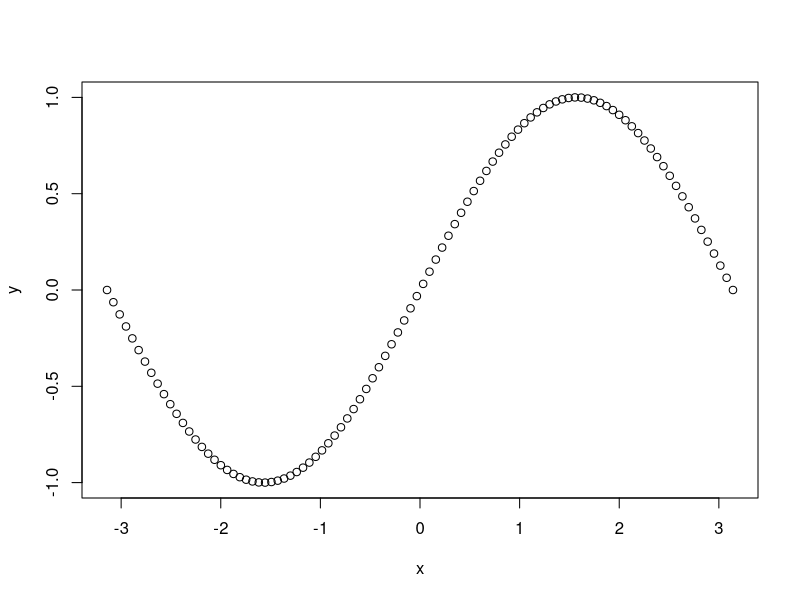
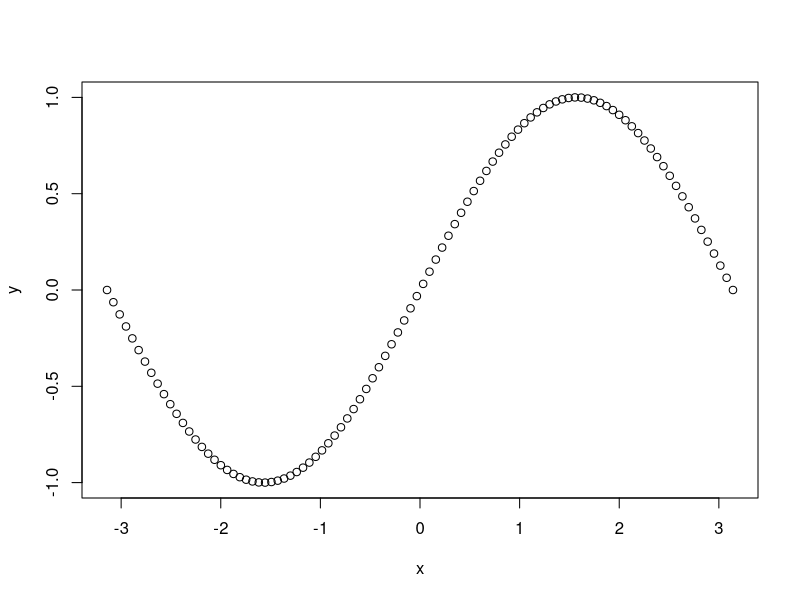
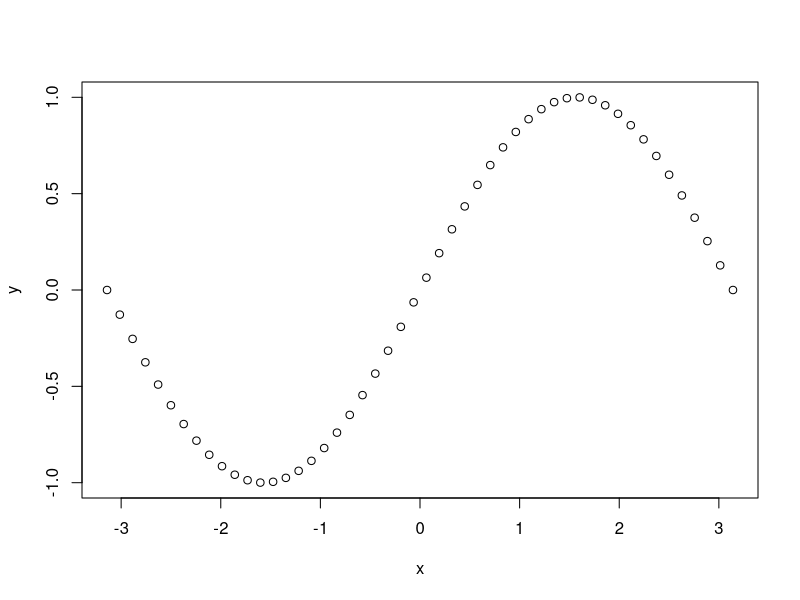
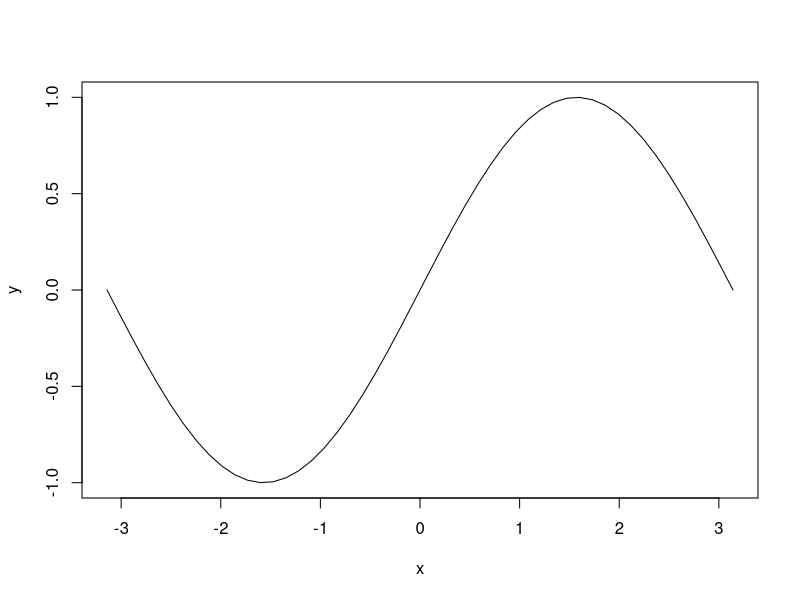
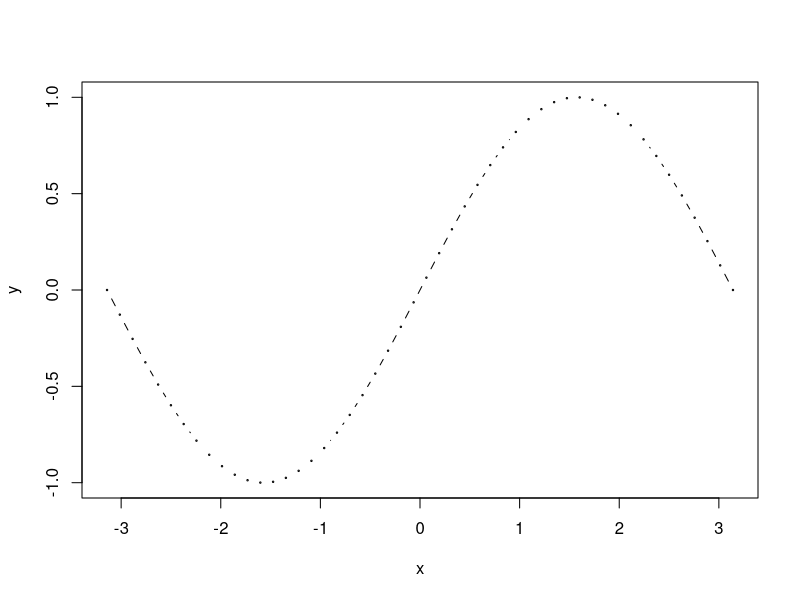
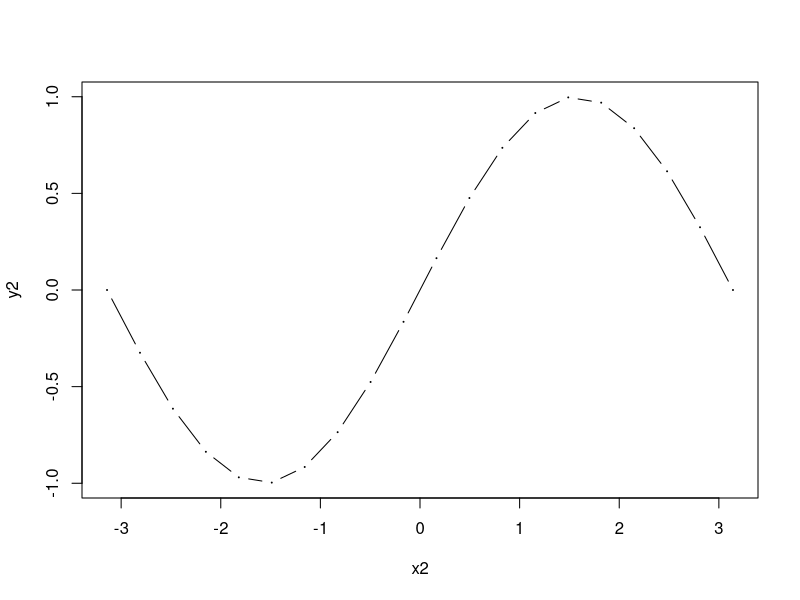
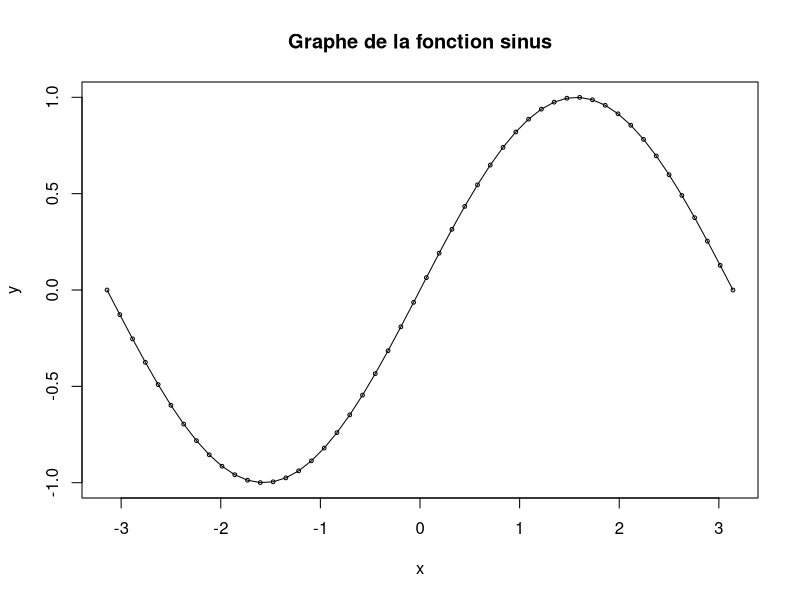
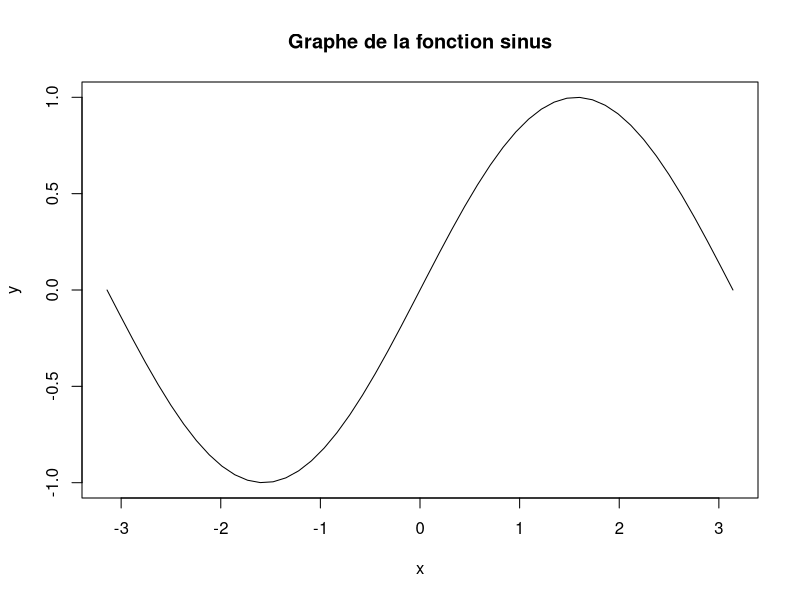

The R script that drew these images, in order: (Note: this script raises an error after producing the figures.)
## ---- chunk 1
library(knitr)
knitr::opts_chunk$set(error = TRUE, comment = NA)
## ---- chunk 2
#Ajouter comment=NA comme option si c'est pas fait avant
x <- matrix(c(1:4), nrow = 2, ncol = 2 ) #  Création d'une matrice
print(x) # Affichage de x

## ---- chunk 3
x <- matrix(c(1:4), nrow = 2, ncol = 2 )
print(x)
## ---- chunk 4
x=seq(-pi,pi, length.out = 100)
y=sin(x)
plot(x,y)
## ---- chunk 5
x=seq(-pi,pi, length.out = 100)
y=sin(x)
plot(x,y)
## ---- chunk 6
#library(knitr) # il faut utiliser ce package 
#purl(file.choose()) # choose "ExempleRnotebook.rmd" 
#-> cree un fischier script .R avec toutes les commandes R du fischier choisi
## ---- chunk 7
x <- seq(-pi, pi, length.out = 50) # Création du vecteur de valeurs
y <- sin(x)
## ---- chunk 8
plot(x, y)# Tracé simple de y en fonction de x
## ---- chunk 9
plot(x, y, type = "l")# type = "l" pour "line"
## ---- chunk 10
plot(x, y, type = "b", cex = 0.2)# type = "b" pour "both" (points and lines)
## ---- chunk 11
x2=seq(-pi,pi, length.out = 20)
y2=sin(x2)
plot(x2,y2,type="b", cex=0.002)
## ---- chunk 12

plot(x,y,type="o", main = "Graphe de la fonction sinus", cex=0.5)
## ---- chunk 13
plot(x, y, type = "l", main = "Graphe de la fonction sinus")#Ajout d'un titre
## ---- chunk 14
# Comme toujours, voir help(curve) !!
curve(expr = sin, from = -pi, to = pi, n = 100, main = "Graphe de la fonction sinus")
## ---- chunk 15
plot(x = x, y = sin(x), main = "Graphe de sinus et cosinus")# Titre commun aux deux courbes!
lines(x = x, y = cos(x))
## ---- chunk 16
# lty = 1 ligne pleine "solid" (default), = 2 segments "dashed", = 3 pointillés "dotted"
plot(x = x, y = sin(x), main = "Graphe de sinus et cosinus", type= "l", lty = 3)
lines(x = x, y = cos(x), col = "red")
## ---- chunk 17
plot(x = x, y = sin(x), main = "Graphe de sinus et cosinus", type= "l", lty = 3)
lines(x = x, y = cos(x), col = "red")
# Voir help(legend), il y a beaucoup d'options possibles!
legend(x = -pi, y = 1,# Coordonnées de placement, alternative: "topleft"/"bottom"/"top"/"bottomright"...
       legend = c("Sinus", "Cosinus"),# Texte de la légende
       lty = c(3, 1),# L'ordre des types de lignes, doit correspondre à l'argument legend
       col = c("black", "red"))# Couleur des lignes ou points, attention à l'ordre
## ---- chunk 18
plot(x, sin(x), main = "Graphe de sinus et cosinus", type= "l", lty = 3)
lines(x, cos(x), col = "red")
legend("topleft", #position de la legende
       legend = c("Sinus","Cosinus"), #text de la legende
       lty = c(3,1), # L'ordre des types de lignes, doit correspondre à l'argument legend
        col = c("black", "red"))# Couleur des lignes ou points, attention à l'ordre

## ---- chunk 19
Income <- etat2$Income# Stockage de la vairbale Income dans un objet (pas obligatoire)
hist(x = Income)# Il existe des arguments par défaut!
## ---- chunk 20
MyBreaks <- seq(3000, 7000, by = 1000)# Analogue aux "breaks" de la fonction cut
hist(x = Income, breaks = MyBreaks,include.lowest = 1)
## ---- chunk 21
MyHist = hist(x = Income, breaks = MyBreaks, plot = F)#on stocke en memoire la histogramme
#(le resultat est une liste)
MyHist$counts <- MyHist$counts / sum(MyHist$counts)# On renormalise les comptages
plot(MyHist,ylab = 'Probabilité empirique')
## ---- chunk 22
hist(x = Income, breaks = MyBreaks, probability = T)
## ---- chunk 23
hist(x = Income, breaks = MyBreaks, prob = T, 
     main ="Histogramme et densité empirique", #la maniere la plus simple pour changer le titre
     xlab = "Revenu", ylab = "Densité empirique", 
     ylim = c(0, 7 * 10^(-4)))# ylim permet d'ajuster les limites du graphes
lines(density(Income))# On ajoute le résultat de density grâce à lines
## ---- chunk 24
hist(x = Income, breaks = MyBreaks, prob = T, main ="",
     xlab = "Revenu", ylab = "Densité empirique", 
     ylim = c(0, 7 * 10^(-4)))
lines(density(Income))
title(main="Histogramme et densité empirique",col.main=4,cex.main=1.75,font.main=4) 
## ---- chunk 25
#voir help(boxplot)
boxplot(Income, ylab="Revenu",col="lightblue")
## ---- chunk 26
par(mfrow = c(1, 2))# Fenêtre avec 1 ligne et 2 colonnes
hist(Income, main ="Histogramme", ylab = "Effectifs", col ="lightblue", xlab = "Revenu")
boxplot(Income, main = "Boxplot", ylab = "Revenu", col = "lightgreen")
## ---- chunk 27
Richesse <- cut(x = Income, breaks = c(0, 4000, 5000, Inf), labels = c("Pauvre", "Aise", "Riche")) 
plot(Richesse, ylab="Effectifs",col=0:2) #on peut egalement utiliser barplot()
legend("topright",legend = levels(Richesse),fill = 0:2)

## ---- chunk 28
Richesse <- cut(x = Income, breaks = c(0, 4000, 5000, Inf), labels = c("Pauvre", "Aise", "Riche"))
barplot(table(Richesse), ylab = "Effectifs",
        legend.text = levels(Richesse), col = 2:4) 
#Diagramme en baton pour les effectifs. Voir help(barplot)
## ---- chunk 29
library(MASS)
data(UScereal)
summary(UScereal)
## ---- chunk 30
Etagere <- as.factor(UScereal$shelf) # Ce n'est pas obligatoire de le transformer en facteur
Calories <- UScereal$calories
boxplot(Calories ~ Etagere, ylab = "Calories (number/portion)", 
        names = paste("Etagère ", levels(Etagere)),
        main = "Calories par type d'étagère", col=2:4)
## ---- chunk 31
MatGrasses <- UScereal$fat
boxplot(MatGrasses ~ Etagere, ylab = "Matières grasses (g/portion)", 
        names = paste("Etagère ", levels(Etagere)),
        main = "Matières grasses par type d'étagère", col = c("lightblue", "lightgreen", "lightgray"))

## ---- chunk 32
Fibre <- UScereal$fibre
Potassium <- UScereal$potassium
plot(x = Fibre, y = Potassium, main = "Potassium en fonction des fibres",
     xlab = "Fibres (g/portion)", ylab = "Potassium (g)", type = "p", pch = 20, col ="gray")
## ---- chunk 33
plot( Potassium~Fibre, main = "Potassium en fonction des fibres", 
      xlab = "Fibres (g/portion)", ylab = "Potassium (g)", col ="darkgray")
## ---- chunk 34
plot(x = Fibre, y = Potassium, main = "Potassium en fonction des fibres", 
     xlab = "Fibres (g/portion)", ylab = "Potassium (g)", col ="darkgray")
abline(a=49.5,b=28.3,lwd=2,col="red") # attention, c'est la droite y = bx+a
legend("bottomright",legend = expression(Droite: y==28.3*x+49.5),lwd=2,col="red") 
#expression() permet de rajouter des formules
## ---- chunk 35
plot(x = Fibre, y = Potassium, main = "Potassium en  fonction des fibres",
     xlab = "Fibres (g/portion)", ylab = "Potassium (g/portion)", type = "p", pch = 20, col ="gray")
abline(a = 49.5, b = 28.3, col = "red", lwd = 2)# lwd comme "line width"
XG <- mean(Fibre)# Coordonnée X de G
YG <- mean(Potassium)# Coordonnée Y de G
# Pour voir differents options de pch voir help(points)
points(XG, YG, pch = 3, col ="blue", cex = 1, lwd = 2)# pch: forme; cex: taille; lwd: epaisseur
text(x = XG, y = YG, labels = "G",# x et y: position; labels: texte
     pos = 1, col = "blue",# pos: position (1: bas 2: gauche, 3: haut, 4: droite)
     font = 2)# font: police (1 normal, 2 gras, 3 italique)
## ---- chunk 36
Quantitative=lapply(UScereal, typeof)=="double" # un vect. logique identifiant les variables de type double 
# Remarque: si on fait la même chose avec apply, le data frame est traité comme une matrice et donc 
#apply(UScereal, 2,typeof) donne seulement le type character. On peut aussi utiliser sapply(), par exemple:
#Quantitative=sapply(UScereal, is.double)

DataQ=UScereal[,Quantitative] #selectionner les var quantitatives
pairs(DataQ)
## ---- chunk 37
matplot(time(EuStockMarkets),EuStockMarkets,xlab = "Année",ylab = "Prix actions", 
        main="EuStockMarkets evolution",col=rainbow(4),cex=0.3)
# EuStockMarkets est une "Time series", time #donne les temps
legend("topleft",legend = colnames(EuStockMarkets), lwd = 3 ,col = rainbow(4))
## ---- chunk 38
f <- function(x, y){# f sera une fonction R prenant deux arguments, x et y
  a <- sqrt(x^2 + y ^2)# Variable créée seulement dans la fonction
  return(10 * sin (a) / a)# La dernière ligne est le résultat. 
}
## ---- chunk 39
x <- y <- seq(-10, 10, length.out = 200)
## ---- chunk 40
z=f(x,y) #Attention avec cette commande length(z)=200 et non pas 200 * 200 !
dim(z)
# La bonne commande:
z <- outer(X = x, Y = y, FUN = f)
dim(z)
## ---- chunk 41
persp(x = x, y = y, z = z, xlab = "Abscisse", ylab = "Ordonnée", zlab = "Côte", border = NA, 
      col = rainbow(n = 200), main ="Fonction 'Chapeau Mexicain'", phi = -10, theta = 20,d=3)

## ---- chunk 42
x1<-y1<-seq(-10,10,length.out = 100);
z1=outer(x1,y1,f)
persp(x = x1, y = y1, z = z1, xlab = "Abscisse", ylab = "Ordonnée", zlab = "Côte", 
      border = "blue", col = "red", main ="Fonction 'Chapeau Mexicain'", phi = 10, theta = -20,d=3)

## ---- chunk 43
contour(x, y, z, 
        xlab = "x", ylab = "y",  main = "Lignes de niveau",
        levels = c(-2, 0, 4, 8),# Niveaux à tracer
        labels = c("Fond", "Ligne du 0", "Pente", "Sommet"), labcex = 1 )# Voir aide
## ---- chunk 44
contour(x,y,z,
        nlevels =10, # nombre de niveaux a representer
        col=rainbow(10),  #couleurs de niveaux
        main="Courbes de niveau",lwd=2)
## ---- chunk 45
image(x, y, z, 
      xlab = "x", ylab = "y",  main = "Heat map", col = heat.colors(5), #Peu de couleurs, aspect grossier
      breaks = c(-2.2, -2, 0, 4, 8, 10))  
## ---- chunk 46
image(x, y, z, 
      xlab = "x", ylab = "y",  main = "Heat map", col = heat.colors(30)) #Beaucoup de couleurs, aspect lisse
## ---- chunk 47
 filled.contour(x,y,z, nlevels =10, col=heat.colors(13), main="Courbes de niveau- Heat map")
## ---- chunk 48
library(lattice)
Sucre <- UScereal$sugars
cloud(Calories~MatGrasses+Sucre,type=c('p','h')) #le type 'h' trace une ligne de chaque point au plan X0Y
## ---- chunk 49
par(mfrow = c(1, 3))# 1 ligne, 3 colonnes
plot(UScereal$mfr,UScereal$sodium,xlab="producteur",ylab="quantite sodium",ylim=c(0,400), 
     col=heat.colors(nlevels(UScereal$mfr)), main="Sodium par producteur");
plot(UScereal$sodium ~ UScereal$sugars, xlab = "Sucre (g/portion)", pch = 20, col = "gray",
     cex = 2,
     ylab = "Sodium (mg/portion)", main = "Sodium contre sucre")
hist(UScereal$sodium, col = "lightblue", main = "Distribution du sodium", 
     xlab = "Sodium (mg/portion)", ylab = "Effectifs")
## ---- chunk 50
MonDecoupage <- matrix(c(1, 1, 2, 3), nrow = 2, ncol = 2, byrow = T)
print(MonDecoupage)
layout(mat = MonDecoupage)
boxplot(UScereal$sodium ~ UScereal$mfr, 
        xlab = "", ylab = "",main = "",# On spécifie qu'aucun axe n'est rempli
        ylim = c(0, 400), col=heat.colors(length(levels(UScereal$mfr))))
plot(UScereal$sodium ~ UScereal$sugars,  pch = 20, col = "gray", cex = 2,
     xlab = "", ylab = "", main = "")# On spécifie qu'aucun axe n'est rempli
hist(UScereal$sodium, col = "lightblue", 
     xlab = "", ylab = "", main = "") # On spécifie qu'aucun axe n'est rempli
  
## ---- chunk 51
layout(mat = matrix(c(1, 0, 2, 3), nrow = 2, ncol = 2, byrow = T))
boxplot(UScereal$sodium ~ UScereal$mfr, 
        xlab = "", ylab = "",main = "",# On spécifie qu'aucun axe n'est rempli
        ylim = c(0, 400), col=heat.colors(length(levels(UScereal$mfr))))
plot(UScereal$sodium ~ UScereal$sugars,  pch = 20, col = "gray", cex = 2,
     xlab = "", ylab = "", main = "")# On spécifie qu'aucun axe n'est rempli
hist(UScereal$sodium, col = "lightblue", 
     xlab = "", ylab = "", main = "") # On spécifie qu'aucun axe n'est rempli
  
## ---- chunk 52
par(mar = c(2, 2, 0.1, 0.1))
layout(mat = MonDecoupage)
boxplot(UScereal$sodium ~ UScereal$mfr, 
        xlab = "", ylab = "",main = "",# On spécifie qu'aucun axe n'est rempli
        ylim = c(0, 400), col=heat.colors(length(levels(UScereal$mfr))))
plot(UScereal$sodium ~ UScereal$sugars,  pch = 20, col = "gray", cex = 2,
     xlab = "", ylab = "", main = "")# On spécifie qu'aucun axe n'est rempli
hist(UScereal$sodium, col = "lightblue", 
     xlab = "", ylab = "", main = "") # On spécifie qu'aucun axe n'est rempli
## ---- chunk 53
par(mar = c(2, 2, 0.1, 0.1), oma = c(0, 0, 2, 0))
layout(mat = MonDecoupage)
boxplot(UScereal$sodium ~ UScereal$mfr, 
        xlab = "", ylab = "",main = "",# On spécifie qu'aucun axe n'est rempli
        ylim = c(0, 400), col=heat.colors(length(levels(UScereal$mfr))))
plot(UScereal$sodium ~ UScereal$sugars,  pch = 20, col = "gray", cex = 2,
     xlab = "", ylab = "", main = "")# On spécifie qu'aucun axe n'est rempli
hist(UScereal$sodium, col = "lightblue", 
     xlab = "", ylab = "", main = "") # On spécifie qu'aucun axe n'est rempli
mtext(outer = TRUE, side = 3, text = "Le sodium dans les céréales", font = 2, line = 0.5)
